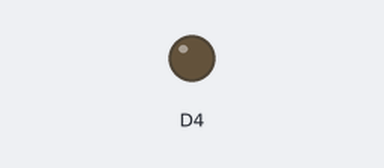
Simulated run of this sketch. Board: ESP8266 (NodeMCU). Shown: output pins drawn as LEDs (lit = HIGH). WiFi joins after 1.5 s; servers stay silent unless stated; what the sketch prints to the serial monitor is not drawn.

Above: at 0.1 s.
At 8.1 s:
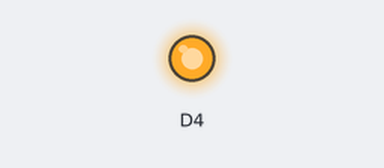
Timing chart, 0 to 9.6 s (numbered marks = the images above):
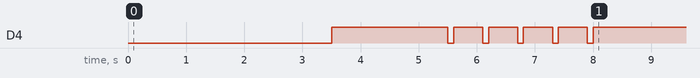

The sketch:

BlinkIP.ino
```cpp
#define HOST_NAME "BLINK_IP"
#define WIFI_SSID          "SSID"
#define WIFI_PASS          "Password"
#define SERIAL_SPEED 9600
#define STDLED     D4   // GPIO02 (& Console2 TX)
#include <ESP8266WiFi.h>
static IPAddress ip;
int wifiConnectCounter;
#define wifiMaxTries         30
#define wifiRepeatInterval   100

void blinkByte(byte value, byte pin)
{
  byte part;
  byte i;
  //Serial.println("Mark ");
  pinMode(pin, OUTPUT);
  digitalWrite(pin, LOW);
  delay(2000);
  digitalWrite(pin, HIGH);
  delay (1000);
  //Serial.print("Blinking value: ");  Serial.println(value);

  part = value / 100 % 10;
  //Serial.print(part); Serial.print(" : ");
  for (i = 0; i < part; i++) {
    digitalWrite(pin, LOW);
    delay(100);
    digitalWrite(pin, HIGH);
    delay(500);
  }
  delay (1000);

  part = value / 10 % 10;
  //Serial.print(part); Serial.print(" : ");
  for (i = 0; i < part; i++) {
    digitalWrite(pin, LOW);
    delay(100);
    digitalWrite(pin, HIGH);
    delay(500);
  }
  delay(1000);

  part = value % 10;
  //Serial.println(part);
  for (i = 0; i < part; i++) {
    digitalWrite(pin, LOW);
    delay(100);
    digitalWrite(pin, HIGH);
    delay(500);
  }
  delay(2000);
}

void getWiFi()
{
  WiFi.begin(WIFI_SSID, WIFI_PASS);
  wifi_station_set_auto_connect(true);
  wifi_station_set_hostname(HOST_NAME);
  wifiConnectCounter = 1;
  Serial.println();
  while (WiFi.status() != WL_CONNECTED) {
    delay(wifiRepeatInterval);
    Serial.print(".");
    wifiConnectCounter++;
    if (wifiConnectCounter > wifiMaxTries) {
      delay(wifiRepeatInterval * 1000 * 1000);
      wifiConnectCounter = 0;
    }
  }
  ip = WiFi.localIP();
}


void setup() {
  // put your setup code here, to run once:
  // Serial initialisation
  Serial.begin (SERIAL_SPEED); // On USB port
  Serial.println();

  getWiFi();
  //blinkByte(ip[2], STDLED);   Remove comment, if you want to get two last bytes blinked.
  blinkByte(ip[3], STDLED);

}


void loop() {
  // put your main code here, to run repeatedly:
}
```
